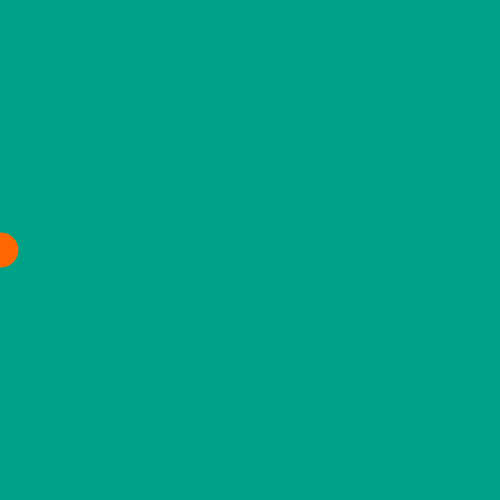
Frame 1 (no input)
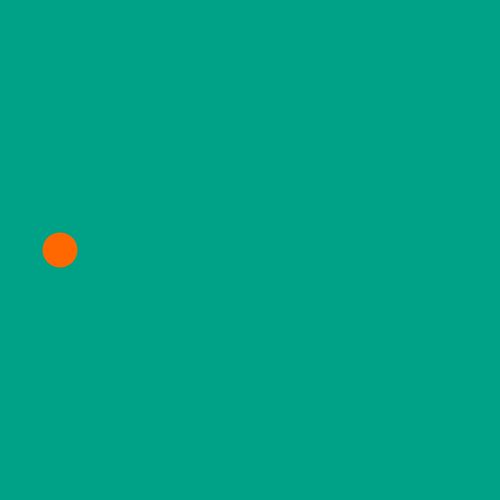
Frame 60 (the mouse pressed at the canvas centre just before this capture)
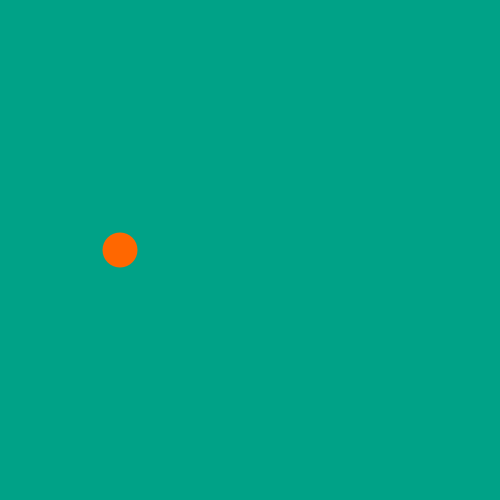
Frame 120 (the mouse held since frame 60 and released just before this capture)

The Processing sketch that drew these frames (run headless with seeded random() and noise(); from frame 60 on, the mouse is pressed at the canvas centre):

// Processing sketch: processing_105849
// ── processing_105849.pde

int m=0;
int[] xPosBall=new int[500];
int n=-1;
int l=-1;
void setup(){
  size(500, 500);
  for (int i=0; i<500;i++) {
    xPosBall[i]=i;
  }
}

void draw() {
  noStroke();
  fill(255, 103, 0);
  background(0, 162, 135);
  for (int i=0; i<499;i++) {
    xPosBall[i]=xPosBall[i+1]; 
    xPosBall[499]=m;
    m=xPosBall[0];
  } 
 //for above for loop; the position of ball xPosBall[0] get larger when next void draw happends, it will be like 0,1,2,3....497,498,0,1,2,3,...497,498,0.......no end.
  if(xPosBall[498]==498){
    n=-n;
    l=-l;
  } 
  ellipse(250*(l+1)-n*xPosBall[0], height/2, 35, 35);
  println(xPosBall[499]);
}
